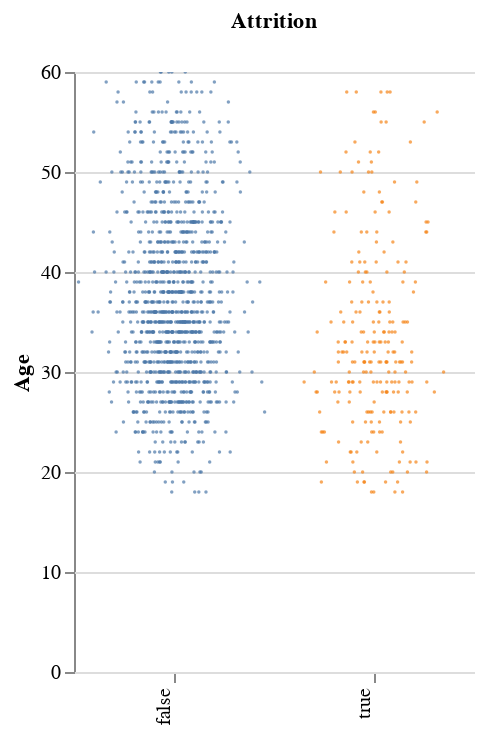

Notebook code cell kept with this figure:
### Markdown cell above
### Swarm Plot

### Code cell
yAxis = 'Age'
alt.Chart(df).mark_circle(size=3).encode(
    x=alt.X(
        'jitter:Q',
        title = None,
        axis = alt.Axis(values=[0], ticks = True, grid = False, labels = False),
        scale = alt.Scale(),
    ),
    y = alt.Y(str(yAxis+":Q")),
    color = alt.Color('Attrition:N',legend=None),
    column = alt.Column(
        'Attrition:N',
        header = alt.Header(
            labelAngle = -90,
            titleOrient='top',
            labelOrient = 'bottom',
            labelAlign = 'right',
            labelPadding = 3,
        ),
    ),
).transform_calculate(
    jitter = 'sqrt(-1000*log(random()))*cos(2*PI*random())'
).configure_facet(
    spacing = 0
).configure_view(
    stroke = None
).properties(height = 300, width = 100
).interactive()

### Figure 1 — Vega-Lite specification as saved in the notebook (floating-point values rounded to 4 significant figures; data arrays with more than 128 entries replaced by an {"elided": "..."} marker saying what was removed)
{"config": {"view": {"continuousWidth": 400, "continuousHeight": 300, "stroke": null}, "facet": {"spacing": 0}}, "data": {"name": "data-4101dbd71ad79c4dc1b54ac1cffd8519"}, "mark": {"type": "circle", "size": 3}, "encoding": {"color": {"field": "Attrition", "legend": null, "type": "nominal"}, "column": {"field": "Attrition", "header": {"labelAlign": "right", "labelAngle": -90, "labelOrient": "bottom", "labelPadding": 3, "titleOrient": "top"}, "type": "nominal"}, "x": {"axis": {"grid": false, "labels": false, "ticks": true, "values": [0]}, "field": "jitter", "scale": {}, "title": null, "type": "quantitative"}, "y": {"field": "Age", "type": "quantitative"}}, "height": 300, "selection": {"selector014": {"type": "interval", "bind": "scales", "encodings": ["x", "y"]}}, "transform": [{"calculate": "sqrt(-1000*log(random()))*cos(2*PI*random())", "as": "jitter"}], "width": 100, "$schema": "https://vega.github.io/schema/vega-lite/v4.17.0.json", "datasets": {"data-4101dbd71ad79c4dc1b54ac1cffd8519": {"elided": "1470 records"}}}
